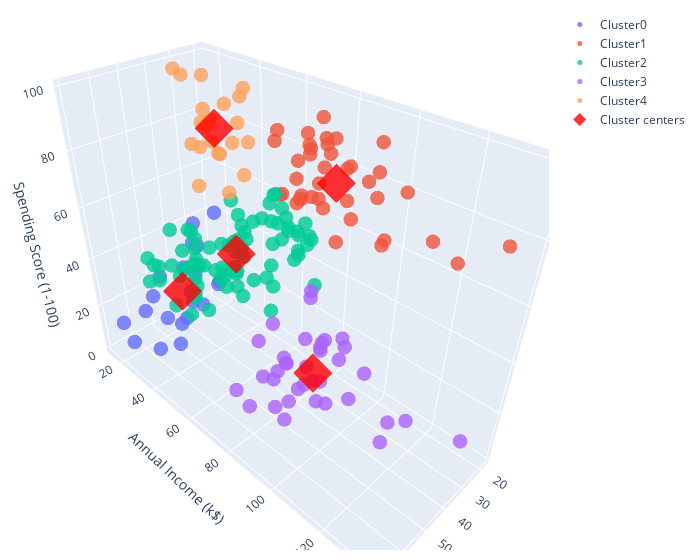

Notebook source saved alongside this figure:
### Markdown cell above
<font color=red>Task: Visualize the clusters for the chosen value of $k$ using the method 'plotClusters3D' given below. Hint: you can rotate the graph to better inspect your clustering.</font>

### Code cell
import plotly
import plotly.graph_objs as go

# If the graph is not rendering and you are using jupyterhub, try uncommenting these lines 
# import plotly.io as pio
# pio.renderers.default = 'iframe' # or 'notebook' or 'colab' or 'jupyterlab'


def plotClusters3D(X, y_km, cluster_centers = None,feature_names = ['Feature 0, Feature 1, Feature 2'],title=None):  
    '''
    This function creates a 3D plot of clustered data
    
    Args:
    * X: Numpy array of tuples: [[item1_x, item1_y], [item2_x, item2_y] ,... ]
    * y_km: the cluster number for each data item
    * cluster_centers: the coordinates of the cluster centers
    * feature_names: axis labels to be used for each of the features
    * title: title of the resulting plot
    '''
    unique_labels = set(y_km)

    fig = go.Figure()
    
    for k in unique_labels:   

        fig.add_trace(go.Scatter3d(
            x=X.loc[y_km == k,feature_names[0]],  
            y=X.loc[y_km == k,feature_names[1]],  
            z=X.loc[y_km == k,feature_names[2]],  
            mode='markers',
            marker={
                'size': 5,
                'opacity': 0.8,
            }, name=f"Cluster{k}"
        ))
        
    if cluster_centers is not None:
        fig.add_trace(go.Scatter3d(
            x=cluster_centers[:, 0],  
            y=cluster_centers[:, 1], 
            z=cluster_centers[:,2],  
            mode='markers',
            marker={
                'size': 10,
                'opacity': 0.8,
                'symbol' : 'diamond',
                'color' : 'red'
            }, name='Cluster centers'
        ))

    fig.update_layout(scene = dict(
                    xaxis_title=feature_names[0],
                    yaxis_title=feature_names[1],
                    zaxis_title=feature_names[2]),
                    width=700,
                    margin=dict(r=20, b=10, l=10, t=10), title_text=title, title_x=0.5, title_y = 0.95)


    plotly.offline.iplot(fig)


#add your code here
model = KMeans(n_clusters=5, random_state=0)
model.fit_predict(dataset)
#model.labels_
plotClusters3D(dataset, model.labels_, model.cluster_centers_, feature_names = ['Age', 'Annual Income (k$)', 'Spending Score (1-100)'],title=None)

### Figure 1 — Plotly figure (JSON) as saved in the notebook; plotly's stock layout.template omitted (floating-point values rounded to 4 significant figures)
{"data": [{"marker": {"opacity": 0.8, "size": 5}, "mode": "markers", "name": "Cluster0", "type": "scatter3d", "x": [19, 20, 31, 35, 64, 67, 58, 37, 35, 52, 35, 46, 54, 45, 40, 60, 53, 49, 42, 36, 65, 48, 49], "y": [15, 16, 17, 18, 19, 19, 20, 20, 21, 23, 24, 25, 28, 28, 29, 30, 33, 33, 34, 37, 38, 39, 39], "z": [39, 6, 40, 6, 3, 14, 15, 13, 35, 29, 35, 5, 14, 32, 31, 4, 4, 14, 17, 26, 35, 36, 28]}, {"marker": {"opacity": 0.8, "size": 5}, "mode": "markers", "name": "Cluster1", "type": "scatter3d", "x": [39, 31, 40, 38, 39, 31, 29, 32, 35, 32, 32, 28, 32, 34, 39, 38, 27, 30, 30, 29, 31, 36, 33, 32, 28, 36, 30, 27, 35, 32, 29, 30, 28, 36, 32, 38, 35, 32, 30], "y": [69, 70, 71, 71, 71, 72, 73, 73, 74, 75, 76, 77, 77, 78, 78, 78, 78, 78, 78, 79, 81, 85, 86, 87, 87, 87, 88, 88, 93, 97, 98, 99, 101, 103, 103, 113, 120, 126, 137], "z": [91, 77, 95, 75, 75, 71, 88, 73, 72, 93, 87, 97, 74, 90, 88, 76, 89, 78, 73, 83, 93, 75, 95, 63, 75, 92, 86, 69, 90, 86, 88, 97, 68, 85, 69, 91, 79, 74, 83]}, {"marker": {"opacity": 0.8, "size": 5}, "mode": "markers", "name": "Cluster2", "type": "scatter3d", "x": [50, 27, 29, 31, 49, 33, 31, 59, 50, 47, 51, 69, 27, 53, 70, 19, 67, 54, 63, 18, 43, 68, 19, 32, 70, 47, 60, 60, 59, 26, 45, 40, 23, 49, 57, 38, 67, 46, 21, 48, 55, 22, 34, 50, 68, 18, 48, 40, 32, 24, 47, 27, 48, 20, 23, 49, 67, 26, 49, 21, 66, 54, 68, 66, 65, 19, 38, 19, 18, 19, 63, 49, 51, 50, 27, 38, 40, 43, 28], "y": [40, 40, 40, 40, 42, 42, 43, 43, 43, 43, 44, 44, 46, 46, 46, 46, 47, 47, 48, 48, 48, 48, 48, 48, 49, 49, 50, 50, 54, 54, 54, 54, 54, 54, 54, 54, 54, 54, 54, 54, 57, 57, 58, 58, 59, 59, 60, 60, 60, 60, 60, 60, 61, 61, 62, 62, 62, 62, 62, 62, 63, 63, 63, 63, 63, 63, 64, 64, 65, 65, 65, 65, 67, 67, 67, 67, 69, 71, 76], "z": [55, 47, 42, 42, 52, 60, 54, 60, 45, 41, 50, 46, 51, 46, 56, 55, 52, 59, 51, 59, 50, 48, 59, 47, 55, 42, 49, 56, 47, 54, 53, 48, 52, 42, 51, 55, 41, 44, 57, 46, 58, 55, 60, 46, 55, 41, 49, 40, 42, 52, 47, 50, 42, 49, 41, 48, 59, 55, 56, 42, 50, 46, 43, 48, 52, 54, 42, 46, 48, 50, 43, 59, 43, 57, 56, 40, 58, 35, 40]}, {"marker": {"opacity": 0.8, "size": 5}, "mode": "markers", "name": "Cluster3", "type": "scatter3d", "x": [23, 59, 47, 25, 20, 44, 19, 57, 25, 48, 34, 43, 44, 47, 37, 34, 56, 19, 50, 42, 36, 40, 36, 52, 58, 59, 37, 46, 41, 54, 41, 34, 33, 47, 45, 32], "y": [70, 71, 71, 72, 73, 73, 74, 75, 77, 77, 78, 78, 78, 78, 78, 78, 79, 81, 85, 86, 87, 87, 87, 88, 88, 93, 97, 98, 99, 101, 103, 103, 113, 120, 126, 137], "z": [29, 11, 9, 34, 5, 7, 10, 5, 12, 36, 22, 17, 20, 16, 1, 1, 35, 5, 26, 20, 27, 13, 10, 13, 15, 14, 32, 15, 39, 24, 17, 23, 8, 16, 28, 18]}, {"marker": {"opacity": 0.8, "size": 5}, "mode": "markers", "name": "Cluster4", "type": "scatter3d", "x": [21, 23, 22, 23, 30, 35, 24, 22, 20, 35, 25, 31, 29, 35, 23, 21, 18, 21, 30, 20, 24, 31, 24], "y": [15, 16, 17, 18, 19, 19, 20, 20, 21, 23, 24, 25, 28, 28, 29, 30, 33, 33, 34, 37, 38, 39, 39], "z": [81, 77, 76, 94, 72, 99, 77, 79, 66, 98, 73, 73, 82, 61, 87, 73, 92, 81, 73, 75, 92, 61, 65]}, {"marker": {"color": "red", "opacity": 0.8, "size": 10, "symbol": "diamond"}, "mode": "markers", "name": "Cluster centers", "type": "scatter3d", "x": [45.22, 32.69, 43.09, 40.67, 25.52], "y": [26.3, 86.54, 55.29, 87.75, 26.3], "z": [20.91, 82.13, 49.57, 17.58, 78.57]}], "layout": {"margin": {"b": 10, "l": 10, "r": 20, "t": 10}, "scene": {"xaxis": {"title": {"text": "Age"}}, "yaxis": {"title": {"text": "Annual Income (k$)"}}, "zaxis": {"title": {"text": "Spending Score (1-100)"}}}, "title": {"x": 0.5, "y": 0.95}, "width": 700}}
